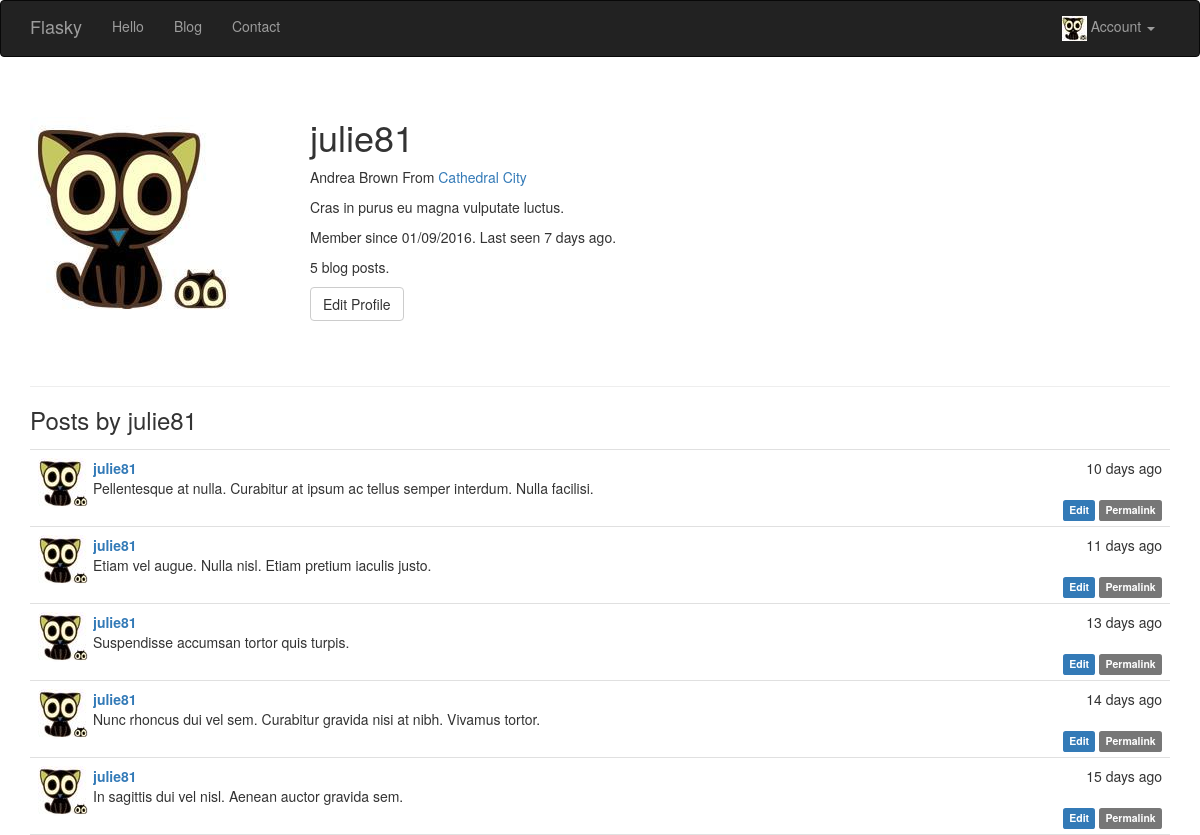
The app's page /user/julie81 (signed in) with its own data.
### app/models.py (models this page shows, shortened)
class User(UserMixin, db.Model):
    __tablename__ = 'users'
    id = db.Column(db.Integer, primary_key=True)
    email = db.Column(db.String(64), unique=True, index=True)
    username = db.Column(db.String(64), unique=True, index=True)
    role_id = db.Column(db.Integer, db.ForeignKey('roles.id'))
    password_hash = db.Column(db.String(128))
    confirmed = db.Column(db.BOOLEAN, default=False)
    name = db.Column(db.String(64))
    location = db.Column(db.String(64))
    about_me = db.Column(db.Text())
    Ico = db.Column(db.Integer, default='2')
    member_since = db.Column(db.DateTime(), default=datetime.utcnow)  # 注册时间，db.Column()参数可以接受函数为参数
    last_seen = db.Column(db.DateTime, default=datetime.utcnow)  # 最后登录时间
    posts = db.relationship('Post', backref='author', lazy='dynamic')
    @property
    def password(self):
        raise AttributeError('Password is not a readable attribute')
    def can(self, permissions):
        return self.role.permissions is not None and (self.role.permissions & permissions) == permissions
    def is_administrator(self):
        return self.can(Permission.ADMINISTER)
    def ping(self):
        self.last_seen = datetime.utcnow()
        db.session.add(self)
    def IDIco(self, size='big'):
        if self.Ico is not None:
            if size == "mid":
                url = '../static/avatar/' + str(self.Ico) + '_mid.jpg'
            elif size == "li":
                url = '../static/avatar/' + str(self.Ico) + '_li.jpg'
            else:
                url = '../static/avatar/' + str(self.Ico) + '.jpg'
            return url

class Post(db.Model):
    __tablename__ = 'posts'
    id = db.Column(db.Integer, primary_key=True)
    body = db.Column(db.Text)
    body_html = db.Column(db.Text)
    timestamp = db.Column(db.DateTime, index=True, default=datetime.utcnow)
    author_id = db.Column(db.Integer, db.ForeignKey('users.id'))

### app/main/views.py (the view)
@main.route('/user/<username>')
@login_required
def user(username):
    user = User.query.filter_by(username=username).first()
    if user is None:
        abort(404)
    posts = user.posts.order_by(Post.timestamp.desc()).all()
    return render_template('user.html', user=user, posts=posts)

### app/auth/views.py (called while the page is built)
@auth.before_app_request
def before_request():
    if current_user.is_authenticated:
        current_user.ping()

### app/main/__init__.py (called while the page is built)
@main.app_context_processor
def inject_permissions():
    return dict(Permission=Permission)

### app/models.py (called while the page is built)
@login_manager.user_loader
def load_user(user_id):
    return User.query.get(int(user_id))

### app/templates/user.html (shortened to what this page needs)
{% extends "base.html" %}
{% block page_content %}
    <div class="page-header">
        <img class="img-rounded profile-thumbnail" src="{{ user.IDIco() }}">
        <div class="profile-header">
            <h1>{{ user.username }}</h1>
            {% if user.name or user.location %}
                <p>
                    {% if user.name %}{{ user.name }}{% endif %}
                    {% if user.location %}
                        From <a href="http://maps.google.com/?q={{ user.location }}">{{ user.location }}</a>
                    {% endif %}
                </p>
            {% endif %}
            {% if user.about_me %}<p>{{ user.about_me }}</p>{% endif %}
            <p>Member since {{ moment(user.member_since).format('L') }}. Last
                seen {{ moment(user.last_seen).fromNow() }}.</p>
            <p>{{ user.posts.count() }} blog posts.</p>
            <p>
                {% if user == current_user %}
                    <a class="btn btn-default" href="{{ url_for('.edit_profile') }}">Edit Profile</a>
                {% endif %}
            </p>
        </div>
    </div>
    <h3>Posts by {{ user.username }}</h3>
    {% include '_posts.html' %}
{% endblock %}

### app/templates/_posts.html
<ul class="posts">
    {% for post in posts %}
        <li class="post">
            <div class="post-thumbnail">
                <a href="{{ url_for('.user', username=post.author.username) }}">
                    <img class="img-rounded profile-thumbnail" src="{{ post.author.IDIco('mid') }}">
                </a>
            </div>
            <div class="post-content">
                <div class="post-date">{{ moment(post.timestamp).fromNow() }}</div>
                <div class="post-author">
                    <a href="{{ url_for('.user', username=post.author.username) }}">{{ post.author.username }}</a>
                </div>
                <div class="post-body">
                    {% if post.body_html %}
                        {{ post.body_html|safe }}
                    {% else %}
                        {{ post.body }}
                    {% endif %}
                </div>
                <div class="post-footer">
                    {% if current_user==post.author %}
                    <a href="{{ url_for('.edit',id=post.id) }}">
                        <span class="label label-primary">Edit</span>
                    </a>
                    {% elif current_user.is_administrator() %}
                    <a href="{{ url_for('.edit',id=post.id) }}">
                        <span class="label label-danger">Edit [Admin]</span>
                    </a>
                    {% endif %}
                    <a href="{{ url_for('.post', id=post.id) }}">
                        <span class="label label-default">Permalink</span>
                    </a>
                </div>
            </div>
        </li>
    {% endfor %}
</ul>

### app/static/styles.css (style rules this page uses)
.profile-thumbnail { position: absolute; }
.profile-header { min-height: 260px; margin-left: 280px; }
ul.posts { list-style-type: none; padding: 0px; margin: 16px 0px 0px 0px; border-top: 1px solid #e0e0e0; }
ul.posts li.post { padding: 8px; border-bottom: 1px solid #e0e0e0; }
div.post-date { float: right; }
div.post-author { font-weight: bold; }
div.post-thumbnail { position: absolute; }
div.post-content { margin-left: 55px; min-height: 50px; }
div.post-footer { text-align: right; }

### records on screen
User: username "julie81", name "Andrea Brown", location "Cathedral City", about_me "Cras in purus eu magna vulputate luctus.", member_since "01/09/2016", last_seen "7 days ago"
Post: timestamp "10 days ago", author.username "julie81", body "Pellentesque at nulla. Curabitur at ipsum ac tellus semper interdum. Nulla facilisi."
Post: timestamp "11 days ago", author.username "julie81", body "Etiam vel augue. Nulla nisl. Etiam pretium iaculis justo."
Post: timestamp "13 days ago", author.username "julie81", body "Suspendisse accumsan tortor quis turpis."
Post: timestamp "14 days ago", author.username "julie81", body "Nunc rhoncus dui vel sem. Curabitur gravida nisi at nibh. Vivamus tortor."
Post: timestamp "15 days ago", author.username "julie81", body "In sagittis dui vel nisl. Aenean auctor gravida sem."

### other values on screen
{{ user.posts.count() }} "5"
